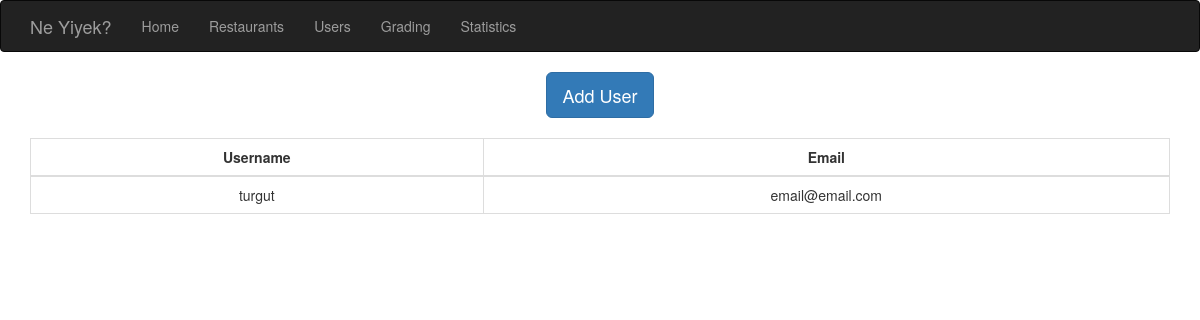
Before: /users/ with the older database file.
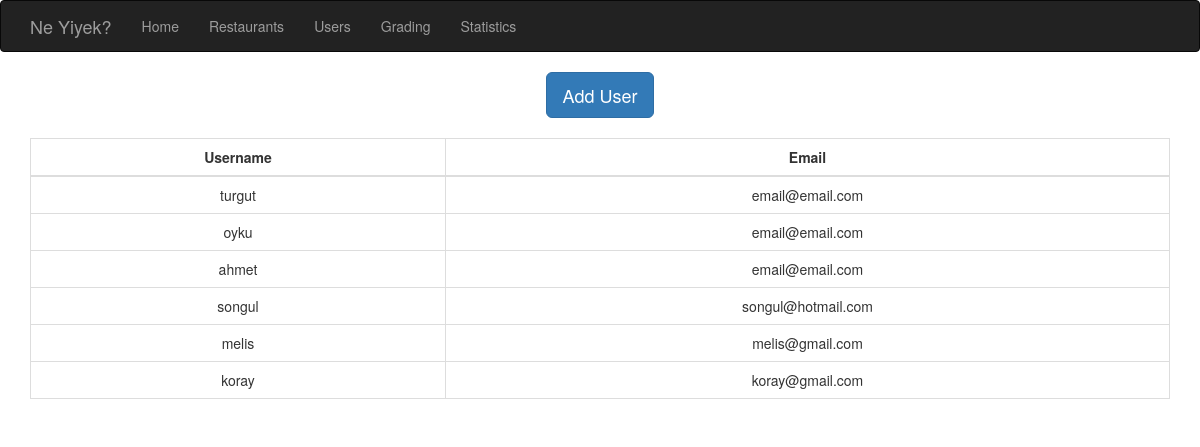
After: the same page with the newer database file.
### home/models.py (models this page shows, shortened)
class Users(models.Model):
    userName = models.CharField(max_length =30)
    userMail = models.EmailField(default = 'email@email.com')

### home/views.py (the view)
# urls.py: url(r'^users/$', views.users, name='users'),
def users(request):
    try:
        users = Users.objects.values()
        context = Context({'Users':users})
        return render(request, 'home/users.html',context)
    except Users.DoesNotExist:
        return render(request, 'home/users.html')

### home/templates/home/users.html (shortened to what this page needs)
{% extends 'home/layout.html' %}
{% block content %}
<form method="POST" action="/addUser/">
<button type="button" class="btn btn-primary btn-lg" data-toggle="modal" data-target="#myModal">
  Add User
</button>
{% if Users %}
  <table class="table table-bordered">
    <thead>
      <tr>
        <td><b>Username</b></td>
        <td><b>Email</b></td>
      </tr>
    </thead>
    <tbody>
    {% for user in Users %}
      <tr>
        <td>
        {{ user.userName }}
		</td>
		<td>
        {{ user.userMail }}
		</td>
      </tr>
{% endfor %}
	</tbody>
  </table>
{% endif %}
   </form>
   {% endblock %}

### home/templates/home/layout.html (shortened to what this page needs)
<!DOCTYPE html>
<html>
<head>
	{% load static from staticfiles %}
    <link rel="stylesheet" href="{% static 'css/bootstrap.min.css' %}" type='text/css'/>
    <link rel="stylesheet" href="{% static 'css/ourstyle.css' %}" type='text/css'/>
</head>
<body>
    <nav class="navbar navbar-inverse " role="navigation">
        <div class="container">
            <div class="navbar-header">
                <a class="navbar-brand" href="/">Ne Yiyek?</a>
            </div>
            <div class="collapse navbar-collapse" id="bs-example-navbar-collapse-1">
                <ul class="nav navbar-nav">
                    <li>
                        <a href="/">Home</a>
                    </li>
                    <li>
                        <a href="/restaurants">Restaurants</a>
                    </li>
                    <li>
                        <a href="/users">Users</a>
                    </li>
                    <li>
                        <a href="/grading">Grading</a>
                    </li>
                    <li>
                        <a href="/statistics">Statistics</a>
                    </li>
                </ul>
            </div>
        </div>
    </nav>
    <div class="container">
        <div class="row">
            <div class="col-lg-12 text-center">
             	 {% block content %}{% endblock %}
            </div>
        </div>
    </div>
	{% load static from staticfiles %}
</body>
</html>

Changed rows visible on the page:
added Users: userName "oyku", userMail "email@email.com"
added Users: userName "ahmet", userMail "email@email.com"
added Users: userName "songul", userMail "songul@hotmail.com"
added Users: userName "melis", userMail "melis@gmail.com"
added Users: userName "koray", userMail "koray@gmail.com"
